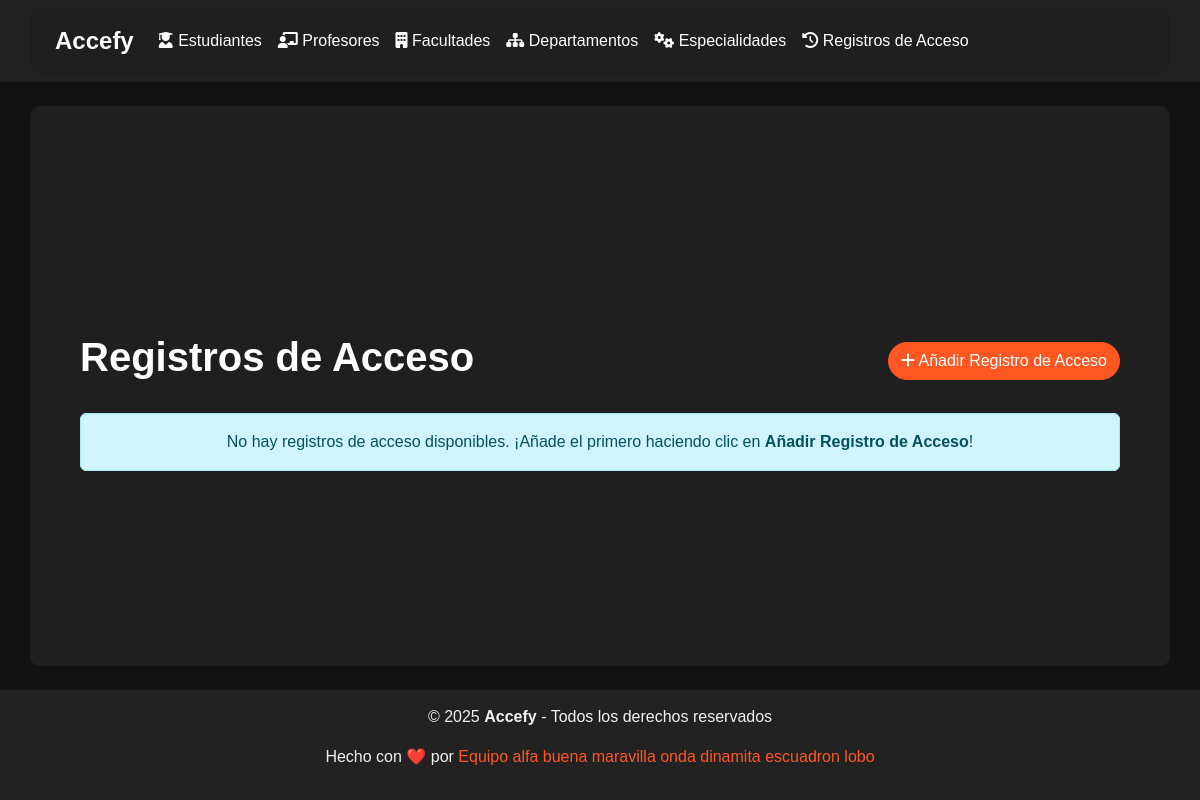
The page //access_records/ on the database as committed earlier.
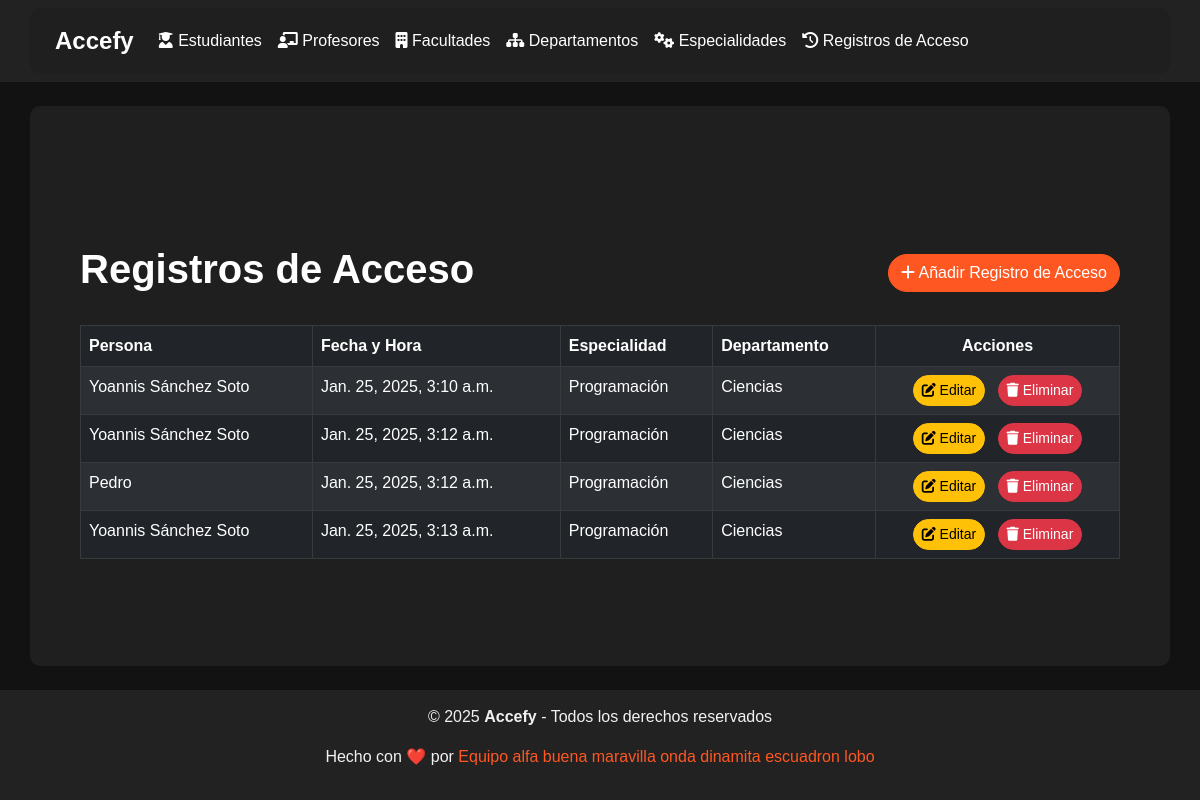
The same page on the database as committed later.
### bibman_app/models.py (models this page shows, shortened)
class AccessRecord(models.Model):
    person = models.ForeignKey(Person, on_delete=models.CASCADE, related_name="access_records")  # Person who accessed
    timestamp = models.DateTimeField(auto_now_add=True)  # Access timestamp
    major = models.ForeignKey(Major, on_delete=models.SET_NULL, null=True, blank=True)  # For students, if applicable
    department = models.ForeignKey(Department, on_delete=models.SET_NULL, null=True, blank=True)  # For professors, if applicable

class Person(models.Model):
    name = models.CharField(max_length=255)  # Full name
    faculty = models.ForeignKey(Faculty, on_delete=models.CASCADE, related_name="persons")  # Faculty
    created_at = models.DateTimeField(auto_now_add=True)  # To track creation time

class Major(models.Model):
    name = models.CharField(max_length=255)  # Major or specialization name
    faculty = models.ForeignKey(Faculty, on_delete=models.CASCADE, related_name="majors")

class Department(models.Model):
    name = models.CharField(max_length=255)  # Department name
    faculty = models.ForeignKey(Faculty, on_delete=models.CASCADE, related_name="departments")

### bibman_app/views.py (the view)
# urls.py: path('access_records/', AccessRecordListView.as_view(), name='access-record-list'),
class AccessRecordListView(ListView):
    model = AccessRecord
    template_name = "access_records/access_record_list.html"
    context_object_name = "access_records"

### bibman_app/templates/access_records/access_record_list.html
{% extends "base.html" %} {% block content %}
<div class="container mt-5">
  <div class="d-flex justify-content-between align-items-center mb-4">
    <h1 class="text-white">Registros de Acceso</h1>
    <a href="{% url 'access-record-create' %}" class="btn btn-primary">
      <i class="fas fa-plus"></i> Añadir Registro de Acceso
    </a>
  </div>
  {% if access_records %}
  <table class="table table-hover table-bordered table-striped table-dark">
    <thead style="background-color: #ff5722; color: white">
      <tr>
        <th>Persona</th>
        <th>Fecha y Hora</th>
        <th>Especialidad</th>
        <th>Departamento</th>
        <th class="text-center">Acciones</th>
      </tr>
    </thead>
    <tbody>
      {% for record in access_records %}
      <tr>
        <td>{{ record.person.name }}</td>
        <td>{{ record.timestamp }}</td>
        <td>{{ record.major.name|default:"N/A" }}</td>
        <td>{{ record.department.name|default:"N/A" }}</td>
        <td class="text-center">
          <a
            href="{% url 'access-record-edit' record.pk %}"
            class="btn btn-sm btn-warning me-2"
          >
            <i class="fas fa-edit"></i> Editar
          </a>
          <a
            href="{% url 'access-record-delete' record.pk %}"
            class="btn btn-sm btn-danger"
          >
            <i class="fas fa-trash"></i> Eliminar
          </a>
        </td>
      </tr>
      {% endfor %}
    </tbody>
  </table>
  {% else %}
  <div class="alert alert-info text-center" role="alert">
    No hay registros de acceso disponibles. ¡Añade el primero haciendo clic en
    <strong>Añadir Registro de Acceso</strong>!
  </div>
  {% endif %}
</div>
{% endblock %}

### bibman_app/templates/base.html (shortened to what this page needs)
<!DOCTYPE html>
<html lang="es">
  <head>
    <link
      href="https://cdn.jsdelivr.net/npm/bootstrap@5.3.0/dist/css/bootstrap.min.css"
      rel="stylesheet"
    />
    <link
      href="https://cdnjs.cloudflare.com/ajax/libs/font-awesome/6.0.0-beta3/css/all.min.css"
      rel="stylesheet"
    />
  </head>
  <body>
    <nav class="navbar navbar-expand-lg navbar-dark">
      <div class="container">
        <a class="navbar-brand" href="/">Accefy</a>
        <div class="collapse navbar-collapse" id="navbarNav">
          <ul class="navbar-nav">
            <li class="nav-item">
              <a class="nav-link" href="{% url 'student-list' %}"
                ><i class="fas fa-user-graduate"></i> Estudiantes</a
              >
            </li>
            <li class="nav-item">
              <a class="nav-link" href="{% url 'professor-list' %}"
                ><i class="fas fa-chalkboard-teacher"></i> Profesores</a
              >
            </li>
            <li class="nav-item">
              <a class="nav-link" href="{% url 'faculty-list' %}"
                ><i class="fas fa-building"></i> Facultades</a
              >
            </li>
            <li class="nav-item">
              <a class="nav-link" href="{% url 'department-list' %}"
                ><i class="fas fa-sitemap"></i> Departamentos</a
              >
            </li>
            <li class="nav-item">
              <a class="nav-link" href="{% url 'major-list' %}"
                ><i class="fas fa-cogs"></i> Especialidades</a
              >
            </li>
            <li class="nav-item">
              <a class="nav-link" href="{% url 'access-record-list' %}"
                ><i class="fas fa-history"></i> Registros de Acceso</a
              >
            </li>
          </ul>
        </div>
      </div>
    </nav>
    <main class="container mt-4 mb-4">{% block content %} {% endblock %}</main>
    <footer class="footer">
      <p>© 2025 <strong>Accefy</strong> - Todos los derechos reservados</p>
      <p>
        Hecho con ❤️ por
        <a href="https://www.linkedin.com" target="_blank"
          >Equipo alfa buena maravilla onda dinamita escuadron lobo</a
        >
      </p>
    </footer>
  </body>
</html>

### bibman_app/templates/base.html (style rules this page uses)
html, body { height: 100%; margin: 0; display: flex; flex-direction: column; }
main { flex: 1; display: flex; flex-direction: column; justify-content: center; align-items: center; }
body { background-color: #121212; color: white; font-family: "Arial", sans-serif; }
.navbar { background-color: #222222; }
.navbar-brand { font-weight: bold; font-size: 1.5rem; }
.nav-link { color: white !important; }
.container { background-color: #1f1f1f; border-radius: 10px; padding: 10px; padding-inline: 25px; }
.btn { border-radius: 20px; }
.btn-primary { background-color: #ff5722; border-color: #ff5722; }
h1, h2 { font-weight: 600; color: #f1f1f1; }
.navbar-nav .nav-item .nav-link { font-weight: 500; }
.footer { background-color: #222222; color: #f1f1f1; text-align: center; padding: 15px; margin-top: auto; }
.footer a { color: #ff5722; text-decoration: none; }

Rows that differ between the two databases and show on the page:
added AccessRecord: person.name "Yoannis Sánchez Soto", timestamp "Jan. 25, 2025, 3:10 a.m.", major.name "Programación", department.name "Ciencias"
added AccessRecord: person.name "Yoannis Sánchez Soto", timestamp "Jan. 25, 2025, 3:12 a.m.", major.name "Programación", department.name "Ciencias"
added AccessRecord: person.name "Pedro", timestamp "Jan. 25, 2025, 3:12 a.m.", major.name "Programación", department.name "Ciencias"
added AccessRecord: person.name "Yoannis Sánchez Soto", timestamp "Jan. 25, 2025, 3:13 a.m.", major.name "Programación", department.name "Ciencias"
Other text that changed with them:
text no longer shown: "No hay registros de acceso disponibles. ¡Añade el primero haciendo clic en Añadir Registro de Acceso !"
text now shown: "Persona Fecha y Hora Especialidad Departamento Acciones"
